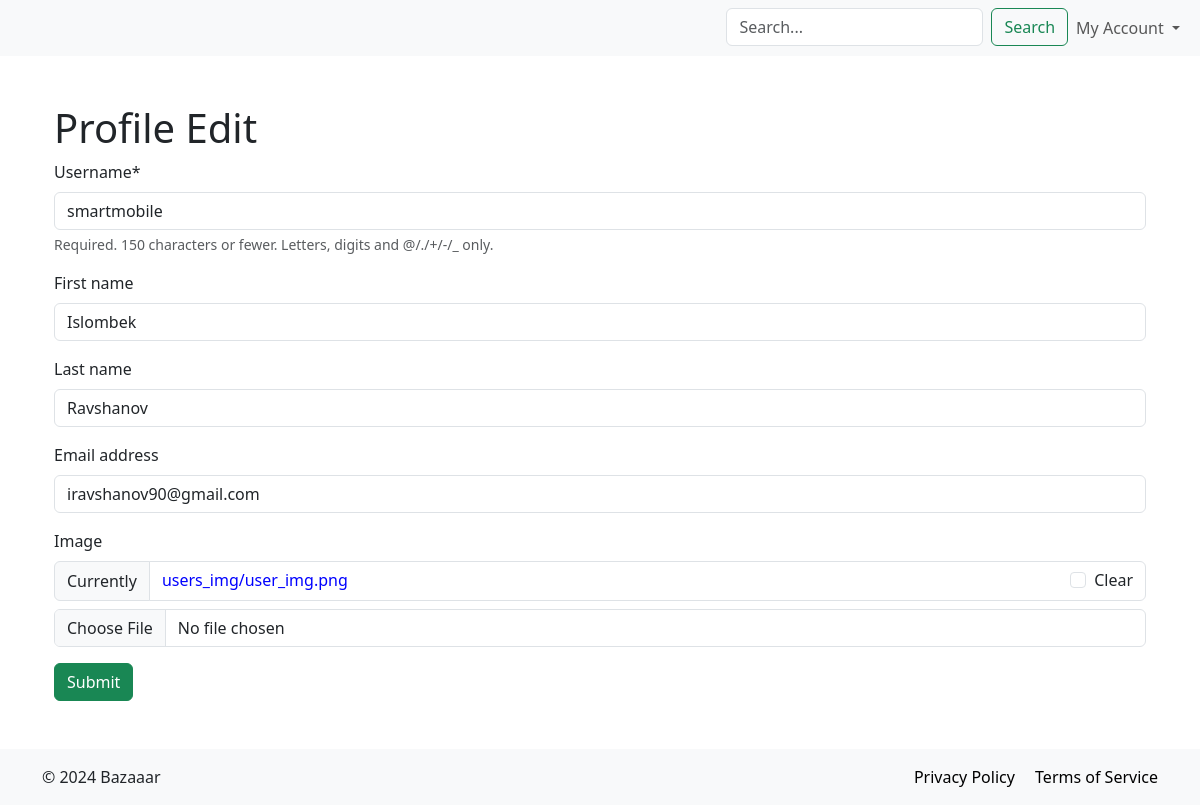
Screenshot of /users/profile/edit/ (signed in) with the database file from the repository.
### users/models.py (models this page shows, shortened)
class User(AbstractUser):
    image = models.ImageField(upload_to='users_img/', blank=True, null=True, default='default_img/user_img.png')
    class Meta:
        db_table = 'user'

### users/views.py (the view, shortened to what this page needs)
# urls.py: path('profile/edit/', ProfileUpdateView.as_view(), name='profile-edit'),
class ProfileUpdateView(LoginRequiredMixin, View):
    def get(self, request):
        update_form = forms.EditProfileForm(instance=request.user)
        context = {'form': update_form}
        return render(request, 'profile_edit.html', context=context)

### users/forms.py
class EditProfileForm(forms.ModelForm):
    class Meta:
        model = User
        fields = ['username', 'first_name', 'last_name', 'email', 'image']

### users/templates/profile_edit.html (shortened to what this page needs)
{% extends 'base.html' %}
{% load crispy_forms_tags %}
{% block content %}
    <div class="container">
        <h1>Profile Edit</h1>
        <form method="post" enctype="multipart/form-data">
            {{ form|crispy }}
            <button class="btn btn-success" type="submit">Submit</button>
        </form>
    </div>
{% endblock content %}

### templates/base.html (style rules this page uses)
html, body { height: 100%; margin: 0; }
a { color: blue; text-decoration: none; }

### rows the page displays
User: username "smartmobile", first_name "Islombek", last_name "Ravshanov", email "iravshanov90@gmail.com"
